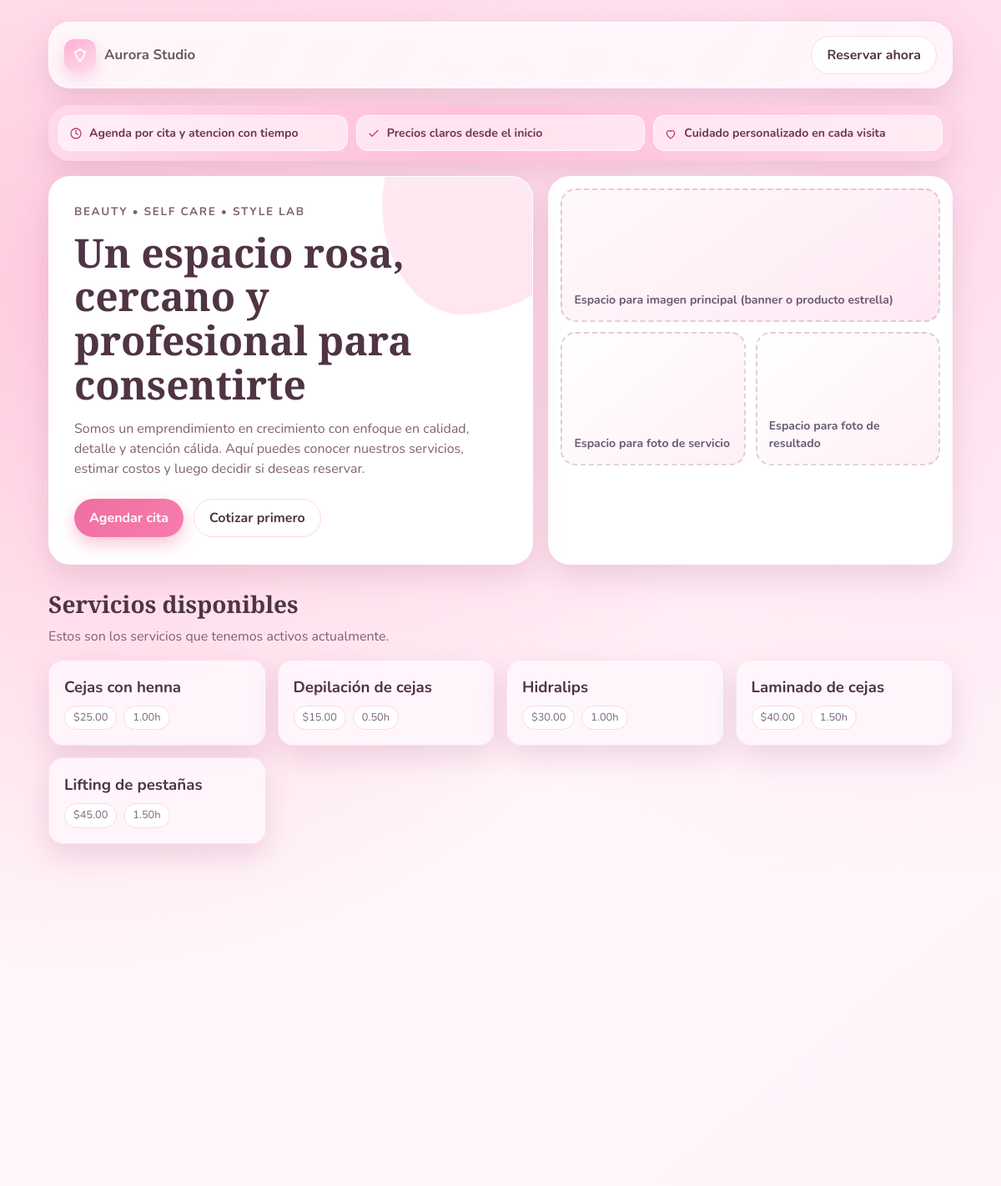
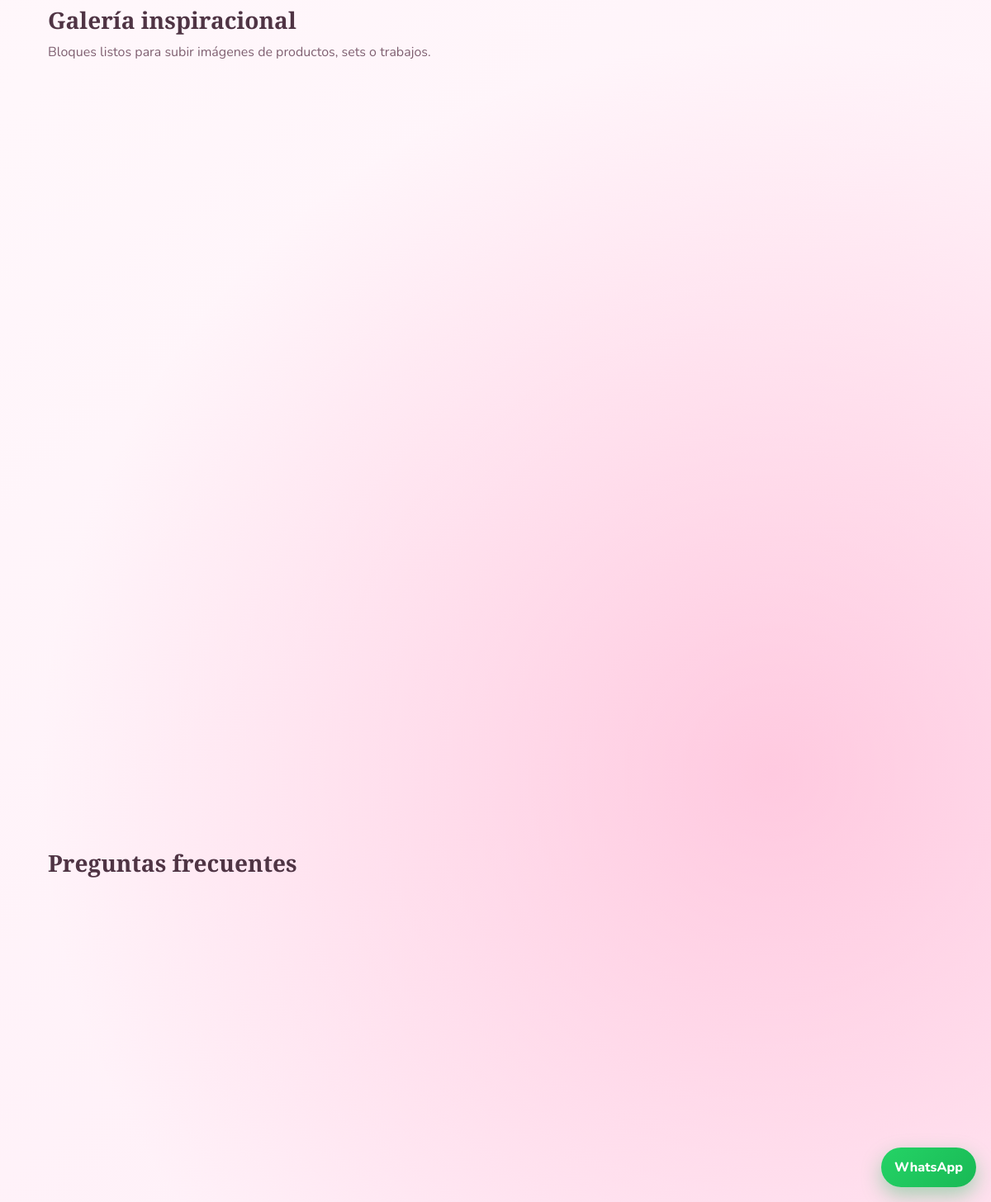
The page / on the database its author committed (2 pictures, top to bottom).
### aurora_studio_app/models.py (models this page shows, shortened)
class Servicio(models.Model):
    nombre = models.CharField(max_length=200)
    categoria = models.CharField(
        max_length=100,
        default="General",
        help_text="Categoría del servicio (ej: Uñas, Cejas, Pestañas, Facial)",
    )
    descripcion = models.TextField()
    precio = models.DecimalField(max_digits=10, decimal_places=2)
    duracion = models.DecimalField(
        max_digits=4,
        decimal_places=2,
        help_text="Duración del servicio en horas"
    )

### aurora_studio_app/views.py (the view)
# urls.py: path('', HomeView.as_view(), name='home'),
class HomeView(View):
    template_name = 'aurora_studio_app/home.html'
    def get(self, request):
        repositorio = RepositorioServicioDjango()
        servicio_service = ServicioService(repositorio_servicio=repositorio)
        servicios = servicio_service.listar_servicios_activos()
        context = {
            'titulo': 'Bienvenido a Aurora Studio',
            'descripcion': 'Tu belleza, nuestra pasión',
            'servicios': servicios,
        }
        return render(request, self.template_name, context)

### aurora_studio_app/infra/repositories.py (called while the page is built)
	def obtener_todos_ordenados_por_nombre(self) -> list[Servicio]:
		return list(Servicio.objects.all().order_by('nombre'))

### aurora_studio_app/services.py (called while the page is built)
    def listar_servicios_activos(self) -> List[Servicio]:
        return self.repositorio.obtener_todos_ordenados_por_nombre()

### aurora_studio_app/templates/aurora_studio_app/home.html (shortened to what this page needs)
<!DOCTYPE html>
<html lang="es">
<head>
    {% load static %}
    <link rel="stylesheet" href="{% static 'aurora_studio_app/css/overrides.css' %}">
</head>
<body>
    <div class="page-shell">
        <header class="topbar">
            <div class="brand">
                <span class="brand-mark" aria-hidden="true">
                    <svg viewBox="0 0 24 24">
                        <path d="M12 3c1.8 2.7 4.5 4.2 7.5 4.5-1 5.8-4 9.6-7.5 13-3.5-3.4-6.5-7.2-7.5-13C7.5 7.2 10.2 5.7 12 3Z"></path>
                    </svg>
                </span>
                <span>Aurora Studio</span>
            </div>
            <a class="btn btn-soft" href="{% url 'reserva' %}">Reservar ahora</a>
        </header>
        <div class="info-strip">
            <div class="info-chip">
                <svg viewBox="0 0 24 24"><path d="M12 6v6l4 2"></path><circle cx="12" cy="12" r="9"></circle></svg>
                Agenda por cita y atencion con tiempo
            </div>
            <div class="info-chip">
                <svg viewBox="0 0 24 24"><path d="M20 6 9 17l-5-5"></path></svg>
                Precios claros desde el inicio
            </div>
            <div class="info-chip">
                <svg viewBox="0 0 24 24"><path d="M12 21s-7-4.4-7-10a4 4 0 0 1 7-2.6A4 4 0 0 1 19 11c0 5.6-7 10-7 10Z"></path></svg>
                Cuidado personalizado en cada visita
            </div>
        </div>
        <section class="hero">
            <article class="hero-main">
                <p class="kicker">Beauty • Self Care • Style Lab</p>
                <h1>Un espacio rosa, cercano y profesional para consentirte</h1>
                <p class="hero-copy">
                    Somos un emprendimiento en crecimiento con enfoque en calidad, detalle y atención cálida.
                    Aquí puedes conocer nuestros servicios, estimar costos y luego decidir si deseas reservar.
                </p>
                <div class="cta-row">
                    <a class="btn btn-primary" href="{% url 'reserva' %}">Agendar cita</a>
                    <a class="btn btn-soft" href="#cotizador">Cotizar primero</a>
                </div>
            </article>
            <aside class="hero-gallery">
                <div class="img-slot large">Espacio para imagen principal (banner o producto estrella)</div>
                <div class="img-slot">Espacio para foto de servicio</div>
                <div class="img-slot">Espacio para foto de resultado</div>
            </aside>
        </section>
        <section id="servicios">
            <h2 class="section-title">Servicios disponibles</h2>
            <p class="section-sub">Estos son los servicios que tenemos activos actualmente.</p>
            {% if servicios %}
                <div class="services-grid">
                    {% for servicio in servicios %}
                        <article class="service-card" style="animation-delay: {{ forloop.counter0 }}00ms;">
                            <h3>{{ servicio.nombre }}</h3>
                            <div class="service-meta">
                                <span class="pill">${{ servicio.precio }}</span>
                                <span class="pill">{{ servicio.duracion }}h</span>
                            </div>
                        </article>
                    {% endfor %}
                </div>
            {% else %}
                <div class="service-card">
                    <p>Aún no hay servicios cargados. Puedes comenzar agregando tus paquetes más vendidos.</p>
                </div>
            {% endif %}
        </section>
        <section>
            <h2 class="section-title">Galería inspiracional</h2>
            <p class="section-sub">Bloques listos para subir imágenes de productos, sets o trabajos.</p>
        </section>
        <section>
            <h2 class="section-title">Preguntas frecuentes</h2>
        </section>
    </div>
    <a class="wa-float" href="https://wa.me/573001112233?text=Hola%20Aurora%20Studio%2C%20quiero%20reservar" target="_blank" rel="noopener noreferrer">
        WhatsApp
    </a>
</body>
</html>

### rows shown on the page
Servicio: nombre "Cejas con henna", precio "25.00", duracion "1.00"
Servicio: nombre "Depilación de cejas", precio "15.00", duracion "0.50"
Servicio: nombre "Hidralips", precio "30.00", duracion "1.00"
Servicio: nombre "Laminado de cejas", precio "40.00", duracion "1.50"
Servicio: nombre "Lifting de pestañas", precio "45.00", duracion "1.50"
